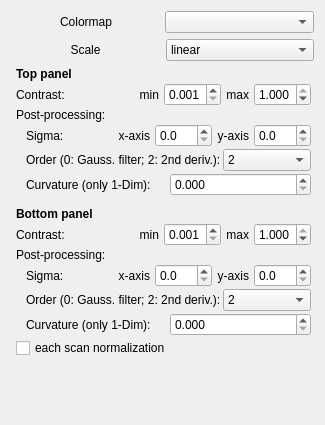
         <widget class="QWidget" name="ColorScalePage">
          <property name="geometry">
           <rect>
            <x>0</x>
            <y>0</y>
            <width>325</width>
            <height>425</height>
           </rect>
          </property>
          <property name="sizePolicy">
           <sizepolicy hsizetype="Preferred" vsizetype="Expanding">
            <horstretch>0</horstretch>
            <verstretch>0</verstretch>
           </sizepolicy>
          </property>
          <attribute name="label">
           <string> ▶  Colorscale and signal processing</string>
          </attribute>
          <layout class="QVBoxLayout" name="verticalLayout_8">
           <item>
            <layout class="QHBoxLayout" name="ColorMap">
             <property name="spacing">
              <number>4</number>
             </property>
             <property name="sizeConstraint">
              <enum>QLayout::SetMinimumSize</enum>
             </property>
             <property name="topMargin">
              <number>0</number>
             </property>
             <item>
              <widget class="QLabel" name="ql_cmaps">
               <property name="sizePolicy">
                <sizepolicy hsizetype="Minimum" vsizetype="Preferred">
                 <horstretch>0</horstretch>
                 <verstretch>0</verstretch>
                </sizepolicy>
               </property>
               <property name="text">
                <string>Colormap</string>
               </property>
               <property name="alignment">
                <set>Qt::AlignCenter</set>
               </property>
              </widget>
             </item>
             <item>
              <widget class="QComboBox" name="qcb_cmaps">
               <property name="sizePolicy">
                <sizepolicy hsizetype="Minimum" vsizetype="Maximum">
                 <horstretch>0</horstretch>
                 <verstretch>0</verstretch>
                </sizepolicy>
               </property>
               <property name="minimumSize">
                <size>
                 <width>0</width>
                 <height>10</height>
                </size>
               </property>
               <property name="styleSheet">
                <string notr="true"/>
               </property>
               <property name="editable">
                <bool>false</bool>
               </property>
              </widget>
             </item>
            </layout>
           </item>
           <item>
            <layout class="QHBoxLayout" name="horizontalLayout_2">
             <property name="rightMargin">
              <number>0</number>
             </property>
             <item>
              <widget class="QLabel" name="ql_cmapscale">
               <property name="sizePolicy">
                <sizepolicy hsizetype="Minimum" vsizetype="Preferred">
                 <horstretch>0</horstretch>
                 <verstretch>0</verstretch>
                </sizepolicy>
               </property>
               <property name="text">
                <string>Scale</string>
               </property>
               <property name="alignment">
                <set>Qt::AlignCenter</set>
               </property>
              </widget>
             </item>
             <item>
              <widget class="QComboBox" name="qcb_cmapscale">
               <property name="styleSheet">
                <string notr="true"/>
               </property>
               <item>
                <property name="text">
                 <string>linear</string>
                </property>
               </item>
               <item>
                <property name="text">
                 <string>log</string>
                </property>
               </item>
               <item>
                <property name="text">
                 <string>power</string>
                </property>
               </item>
              </widget>
             </item>
            </layout>
           </item>
           <item>
            <layout class="QVBoxLayout" name="TopPanel">
             <property name="spacing">
              <number>2</number>
             </property>
             <property name="leftMargin">
              <number>5</number>
             </property>
             <property name="topMargin">
              <number>0</number>
             </property>
             <property name="rightMargin">
              <number>3</number>
             </property>
             <property name="bottomMargin">
              <number>5</number>
             </property>
             <item>
              <widget class="QLabel" name="label_22">
               <property name="sizePolicy">
                <sizepolicy hsizetype="Minimum" vsizetype="Preferred">
                 <horstretch>0</horstretch>
                 <verstretch>0</verstretch>
                </sizepolicy>
               </property>
               <property name="font">
                <font>
                 <pointsize>9</pointsize>
                 <weight>75</weight>
                 <bold>true</bold>
                </font>
               </property>
               <property name="layoutDirection">
                <enum>Qt::LeftToRight</enum>
               </property>
               <property name="text">
                <string>Top panel</string>
               </property>
               <property name="alignment">
                <set>Qt::AlignLeading|Qt::AlignLeft|Qt::AlignVCenter</set>
               </property>
              </widget>
             </item>
             <item>
              <layout class="QHBoxLayout" name="MinMaxTP">
               <property name="spacing">
                <number>5</number>
               </property>
               <property name="leftMargin">
                <number>0</number>
               </property>
               <property name="topMargin">
                <number>0</number>
               </property>
               <item>
                <widget class="QLabel" name="label_27">
                 <property name="text">
                  <string>Contrast:</string>
                 </property>
                </widget>
               </item>
               <item>
                <spacer name="horizontalSpacer">
                 <property name="orientation">
                  <enum>Qt::Horizontal</enum>
                 </property>
                 <property name="sizeHint" stdset="0">
                  <size>
                   <width>40</width>
                   <height>20</height>
                  </size>
                 </property>
                </spacer>
               </item>
               <item>
                <widget class="QLabel" name="label_21">
                 <property name="enabled">
                  <bool>true</bool>
                 </property>
                 <property name="text">
                  <string>min</string>
                 </property>
                 <property name="alignment">
                  <set>Qt::AlignRight|Qt::AlignTrailing|Qt::AlignVCenter</set>
                 </property>
                </widget>
               </item>
               <item>
                <widget class="QDoubleSpinBox" name="qsb_top_zmin">
                 <property name="enabled">
                  <bool>true</bool>
                 </property>
                 <property name="decimals">
                  <number>3</number>
                 </property>
                 <property name="minimum">
                  <double>0.001000000000000</double>
                 </property>
                 <property name="maximum">
                  <double>1.000000000000000</double>
                 </property>
                 <property name="singleStep">
                  <double>0.050000000000000</double>
                 </property>
                 <property name="value">
                  <double>0.001000000000000</double>
                 </property>
                </widget>
               </item>
               <item>
                <widget class="QLabel" name="label_20">
                 <property name="enabled">
                  <bool>true</bool>
                 </property>
                 <property name="text">
                  <string>max</string>
                 </property>
                 <property name="alignment">
                  <set>Qt::AlignRight|Qt::AlignTrailing|Qt::AlignVCenter</set>
                 </property>
                </widget>
               </item>
               <item>
                <widget class="QDoubleSpinBox" name="qsb_top_zmax">
                 <property name="enabled">
                  <bool>true</bool>
                 </property>
                 <property name="decimals">
                  <number>3</number>
                 </property>
                 <property name="minimum">
                  <double>0.001000000000000</double>
                 </property>
                 <property name="maximum">
                  <double>1.000000000000000</double>
                 </property>
                 <property name="singleStep">
                  <double>0.050000000000000</double>
                 </property>
                 <property name="value">
                  <double>1.000000000000000</double>
                 </property>
                </widget>
               </item>
              </layout>
             </item>
             <item>
              <widget class="QLabel" name="label_25">
               <property name="text">
                <string>Post-processing:</string>
               </property>
              </widget>
             </item>
             <item>
              <layout class="QHBoxLayout" name="ParamsTP">
               <property name="spacing">
                <number>5</number>
               </property>
               <property name="leftMargin">
                <number>10</number>
               </property>
               <property name="topMargin">
                <number>0</number>
               </property>
               <item>
                <widget class="QLabel" name="label_26">
                 <property name="sizePolicy">
                  <sizepolicy hsizetype="Minimum" vsizetype="Preferred">
                   <horstretch>0</horstretch>
                   <verstretch>0</verstretch>
                  </sizepolicy>
                 </property>
                 <property name="text">
                  <string>Sigma:</string>
                 </property>
                 <property name="alignment">
                  <set>Qt::AlignLeading|Qt::AlignLeft|Qt::AlignVCenter</set>
                 </property>
                </widget>
               </item>
               <item>
                <spacer name="horizontalSpacer_3">
                 <property name="orientation">
                  <enum>Qt::Horizontal</enum>
                 </property>
                 <property name="sizeHint" stdset="0">
                  <size>
                   <width>40</width>
                   <height>20</height>
                  </size>
                 </property>
                </spacer>
               </item>
               <item>
                <widget class="QLabel" name="label_31">
                 <property name="enabled">
                  <bool>true</bool>
                 </property>
                 <property name="text">
                  <string>x-axis</string>
                 </property>
                 <property name="alignment">
                  <set>Qt::AlignRight|Qt::AlignTrailing|Qt::AlignVCenter</set>
                 </property>
                </widget>
               </item>
               <item>
                <widget class="QDoubleSpinBox" name="qsb_top_sigmax">
                 <property name="enabled">
                  <bool>true</bool>
                 </property>
                 <property name="decimals">
                  <number>1</number>
                 </property>
                 <property name="minimum">
                  <double>0.000000000000000</double>
                 </property>
                 <property name="maximum">
                  <double>100.000000000000000</double>
                 </property>
                 <property name="singleStep">
                  <double>0.100000000000000</double>
                 </property>
                </widget>
               </item>
               <item>
                <widget class="QLabel" name="label_32">
                 <property name="enabled">
                  <bool>true</bool>
                 </property>
                 <property name="text">
                  <string>y-axis</string>
                 </property>
                 <property name="alignment">
                  <set>Qt::AlignRight|Qt::AlignTrailing|Qt::AlignVCenter</set>
                 </property>
                </widget>
               </item>
               <item>
                <widget class="QDoubleSpinBox" name="qsb_top_sigmay">
                 <property name="enabled">
                  <bool>true</bool>
                 </property>
                 <property name="decimals">
                  <number>1</number>
                 </property>
                 <property name="maximum">
                  <double>100.000000000000000</double>
                 </property>
                 <property name="singleStep">
                  <double>0.100000000000000</double>
                 </property>
                 <property name="value">
                  <double>0.000000000000000</double>
                 </property>
                </widget>
               </item>
              </layout>
             </item>
             <item>
              <layout class="QHBoxLayout" name="horizontalLayout_8">
               <property name="leftMargin">
                <number>10</number>
               </property>
               <property name="bottomMargin">
                <number>0</number>
               </property>
               <item>
                <widget class="QLabel" name="label_23">
                 <property name="text">
                  <string>Order (0: Gauss. filter; 2: 2nd deriv.):</string>
                 </property>
                </widget>
               </item>
               <item>
                <widget class="QComboBox" name="qcb_top_order">
                 <item>
                  <property name="text">
                   <string>2</string>
                  </property>
                 </item>
                 <item>
                  <property name="text">
                   <string>1</string>
                  </property>
                 </item>
                 <item>
                  <property name="text">
                   <string>0</string>
                  </property>
                 </item>
                </widget>
               </item>
              </layout>
             </item>
             <item>
              <layout class="QHBoxLayout" name="horizontalLayout_11">
               <property name="leftMargin">
                <number>10</number>
               </property>
               <property name="topMargin">
                <number>0</number>
               </property>
               <item>
                <widget class="QLabel" name="label_41">
                 <property name="text">
                  <string>Curvature (only 1-Dim):</string>
                 </property>
                </widget>
               </item>
               <item>
                <widget class="QDoubleSpinBox" name="qsb_top_curvature">
                 <property name="decimals">
                  <number>3</number>
                 </property>
                 <property name="maximum">
                  <double>10000.000000000000000</double>
                 </property>
                 <property name="singleStep">
                  <double>0.010000000000000</double>
                 </property>
                </widget>
               </item>
              </layout>
             </item>
            </layout>
           </item>
           <item>
            <layout class="QVBoxLayout" name="BotPanel">
             <property name="spacing">
              <number>2</number>
             </property>
             <property name="leftMargin">
              <number>5</number>
             </property>
             <property name="topMargin">
              <number>0</number>
             </property>
             <property name="rightMargin">
              <number>3</number>
             </property>
             <property name="bottomMargin">
              <number>5</number>
             </property>
             <item>
              <widget class="QLabel" name="label_33">
               <property name="sizePolicy">
                <sizepolicy hsizetype="Minimum" vsizetype="Preferred">
                 <horstretch>0</horstretch>
                 <verstretch>0</verstretch>
                </sizepolicy>
               </property>
               <property name="font">
                <font>
                 <pointsize>9</pointsize>
                 <weight>75</weight>
                 <bold>true</bold>
                </font>
               </property>
               <property name="layoutDirection">
                <enum>Qt::LeftToRight</enum>
               </property>
               <property name="text">
                <string>Bottom panel</string>
               </property>
               <property name="alignment">
                <set>Qt::AlignLeading|Qt::AlignLeft|Qt::AlignVCenter</set>
               </property>
              </widget>
             </item>
             <item>
              <layout class="QHBoxLayout" name="MinMaxBP">
               <property name="spacing">
                <number>5</number>
               </property>
               <property name="leftMargin">
                <number>0</number>
               </property>
               <property name="topMargin">
                <number>0</number>
               </property>
               <item>
                <widget class="QLabel" name="label_34">
                 <property name="text">
                  <string>Contrast:</string>
                 </property>
                </widget>
               </item>
               <item>
                <spacer name="horizontalSpacer_4">
                 <property name="orientation">
                  <enum>Qt::Horizontal</enum>
                 </property>
                 <property name="sizeHint" stdset="0">
                  <size>
                   <width>40</width>
                   <height>20</height>
                  </size>
                 </property>
                </spacer>
               </item>
               <item>
                <widget class="QLabel" name="label_35">
                 <property name="enabled">
                  <bool>true</bool>
                 </property>
                 <property name="text">
                  <string>min</string>
                 </property>
                 <property name="alignment">
                  <set>Qt::AlignRight|Qt::AlignTrailing|Qt::AlignVCenter</set>
                 </property>
                </widget>
               </item>
               <item>
                <widget class="QDoubleSpinBox" name="qsb_bot_zmin">
                 <property name="enabled">
                  <bool>true</bool>
                 </property>
                 <property name="decimals">
                  <number>3</number>
                 </property>
                 <property name="minimum">
                  <double>0.001000000000000</double>
                 </property>
                 <property name="maximum">
                  <double>1.000000000000000</double>
                 </property>
                 <property name="singleStep">
                  <double>0.050000000000000</double>
                 </property>
                 <property name="value">
                  <double>0.001000000000000</double>
                 </property>
                </widget>
               </item>
               <item>
                <widget class="QLabel" name="label_36">
                 <property name="enabled">
                  <bool>true</bool>
                 </property>
                 <property name="text">
                  <string>max</string>
                 </property>
                 <property name="alignment">
                  <set>Qt::AlignRight|Qt::AlignTrailing|Qt::AlignVCenter</set>
                 </property>
                </widget>
               </item>
               <item>
                <widget class="QDoubleSpinBox" name="qsb_bot_zmax">
                 <property name="enabled">
                  <bool>true</bool>
                 </property>
                 <property name="decimals">
                  <number>3</number>
                 </property>
                 <property name="minimum">
                  <double>0.001000000000000</double>
                 </property>
                 <property name="maximum">
                  <double>1.000000000000000</double>
                 </property>
                 <property name="singleStep">
                  <double>0.050000000000000</double>
                 </property>
                 <property name="value">
                  <double>1.000000000000000</double>
                 </property>
                </widget>
               </item>
              </layout>
             </item>
             <item>
              <widget class="QLabel" name="label_28">
               <property name="text">
                <string>Post-processing:</string>
               </property>
              </widget>
             </item>
             <item>
              <layout class="QHBoxLayout" name="ParamsTP_2">
               <property name="spacing">
                <number>5</number>
               </property>
               <property name="leftMargin">
                <number>10</number>
               </property>
               <property name="topMargin">
                <number>0</number>
               </property>
               <item>
                <widget class="QLabel" name="label_37">
                 <property name="sizePolicy">
                  <sizepolicy hsizetype="Minimum" vsizetype="Preferred">
                   <horstretch>0</horstretch>
                   <verstretch>0</verstretch>
                  </sizepolicy>
                 </property>
                 <property name="text">
                  <string>Sigma:</string>
                 </property>
                 <property name="alignment">
                  <set>Qt::AlignLeading|Qt::AlignLeft|Qt::AlignVCenter</set>
                 </property>
                </widget>
               </item>
               <item>
                <spacer name="horizontalSpacer_5">
                 <property name="orientation">
                  <enum>Qt::Horizontal</enum>
                 </property>
                 <property name="sizeHint" stdset="0">
                  <size>
                   <width>40</width>
                   <height>20</height>
                  </size>
                 </property>
                </spacer>
               </item>
               <item>
                <widget class="QLabel" name="label_38">
                 <property name="enabled">
                  <bool>true</bool>
                 </property>
                 <property name="text">
                  <string>x-axis</string>
                 </property>
                 <property name="alignment">
                  <set>Qt::AlignRight|Qt::AlignTrailing|Qt::AlignVCenter</set>
                 </property>
                </widget>
               </item>
               <item>
                <widget class="QDoubleSpinBox" name="qsb_bot_sigmax">
                 <property name="enabled">
                  <bool>true</bool>
                 </property>
                 <property name="decimals">
                  <number>1</number>
                 </property>
                 <property name="minimum">
                  <double>0.000000000000000</double>
                 </property>
                 <property name="maximum">
                  <double>100.000000000000000</double>
                 </property>
                 <property name="singleStep">
                  <double>0.100000000000000</double>
                 </property>
                </widget>
               </item>
               <item>
                <widget class="QLabel" name="label_39">
                 <property name="enabled">
                  <bool>true</bool>
                 </property>
                 <property name="text">
                  <string>y-axis</string>
                 </property>
                 <property name="alignment">
                  <set>Qt::AlignRight|Qt::AlignTrailing|Qt::AlignVCenter</set>
                 </property>
                </widget>
               </item>
               <item>
                <widget class="QDoubleSpinBox" name="qsb_bot_sigmay">
                 <property name="enabled">
                  <bool>true</bool>
                 </property>
                 <property name="decimals">
                  <number>1</number>
                 </property>
                 <property name="maximum">
                  <double>100.000000000000000</double>
                 </property>
                 <property name="singleStep">
                  <double>0.100000000000000</double>
                 </property>
                 <property name="value">
                  <double>0.000000000000000</double>
                 </property>
                </widget>
               </item>
              </layout>
             </item>
             <item>
              <layout class="QHBoxLayout" name="horizontalLayout_9">
               <property name="leftMargin">
                <number>10</number>
               </property>
               <property name="bottomMargin">
                <number>0</number>
               </property>
               <item>
                <widget class="QLabel" name="label_40">
                 <property name="text">
                  <string>Order (0: Gauss. filter; 2: 2nd deriv.):</string>
                 </property>
                </widget>
               </item>
               <item>
                <widget class="QComboBox" name="qcb_bot_order">
                 <item>
                  <property name="text">
                   <string>2</string>
                  </property>
                 </item>
                 <item>
                  <property name="text">
                   <string>1</string>
                  </property>
                 </item>
                 <item>
                  <property name="text">
                   <string>0</string>
                  </property>
                 </item>
                </widget>
               </item>
              </layout>
             </item>
             <item>
              <layout class="QHBoxLayout" name="horizontalLayout_10">
               <property name="leftMargin">
                <number>10</number>
               </property>
               <property name="topMargin">
                <number>0</number>
               </property>
               <item>
                <widget class="QLabel" name="label_29">
                 <property name="text">
                  <string>Curvature (only 1-Dim):</string>
                 </property>
                </widget>
               </item>
               <item>
                <widget class="QDoubleSpinBox" name="qsb_bot_curvature">
                 <property name="decimals">
                  <number>3</number>
                 </property>
                 <property name="maximum">
                  <double>10000.000000000000000</double>
                 </property>
                 <property name="singleStep">
                  <double>0.010000000000000</double>
                 </property>
                </widget>
               </item>
              </layout>
             </item>
             <item>
              <widget class="QCheckBox" name="isoe_norm_cbx">
               <property name="enabled">
                <bool>true</bool>
               </property>
               <property name="text">
                <string>each scan normalization</string>
               </property>
              </widget>
             </item>
            </layout>
           </item>
           <item>
            <spacer name="verticalSpacer">
             <property name="orientation">
              <enum>Qt::Vertical</enum>
             </property>
             <property name="sizeHint" stdset="0">
              <size>
               <width>20</width>
               <height>40</height>
              </size>
             </property>
            </spacer>
           </item>
          </layout>
         </widget>
